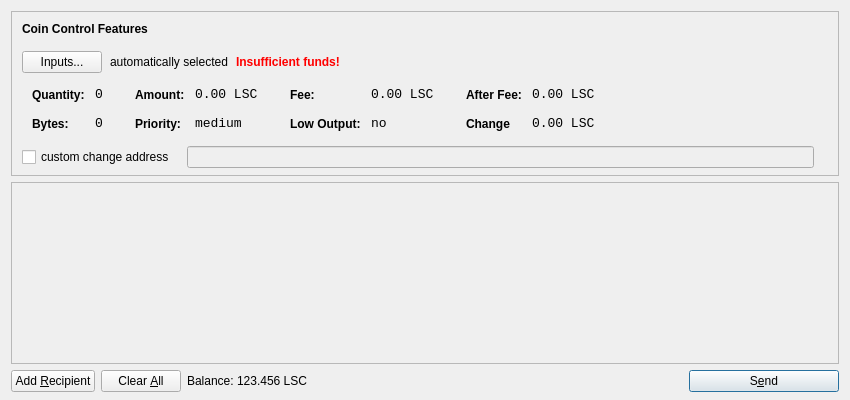
<?xml version="1.0" encoding="UTF-8"?>
<ui version="4.0">
 <class>SendCoinsDialog</class>
 <widget class="QDialog" name="SendCoinsDialog">
  <property name="geometry">
   <rect>
    <x>0</x>
    <y>0</y>
    <width>850</width>
    <height>400</height>
   </rect>
  </property>
  <property name="windowTitle">
   <string>Send Coins</string>
  </property>
  <layout class="QVBoxLayout" name="verticalLayout" stretch="0,1,0">
   <property name="bottomMargin">
    <number>8</number>
   </property>
   <item>
    <widget class="QFrame" name="frameCoinControl">
     <property name="sizePolicy">
      <sizepolicy hsizetype="Expanding" vsizetype="Expanding">
       <horstretch>0</horstretch>
       <verstretch>0</verstretch>
      </sizepolicy>
     </property>
     <property name="maximumSize">
      <size>
       <width>16777215</width>
       <height>16777215</height>
      </size>
     </property>
     <property name="frameShape">
      <enum>QFrame::StyledPanel</enum>
     </property>
     <property name="frameShadow">
      <enum>QFrame::Sunken</enum>
     </property>
     <layout class="QVBoxLayout" name="verticalLayoutCoinControl2">
      <property name="spacing">
       <number>-1</number>
      </property>
      <property name="leftMargin">
       <number>0</number>
      </property>
      <property name="topMargin">
       <number>0</number>
      </property>
      <property name="rightMargin">
       <number>0</number>
      </property>
      <property name="bottomMargin">
       <number>6</number>
      </property>
      <item>
       <layout class="QVBoxLayout" name="verticalLayoutCoinControl" stretch="0,0,0,0,1">
        <property name="spacing">
         <number>0</number>
        </property>
        <property name="leftMargin">
         <number>10</number>
        </property>
        <property name="topMargin">
         <number>10</number>
        </property>
        <item>
         <layout class="QHBoxLayout" name="horizontalLayoutCoinControl1">
          <property name="bottomMargin">
           <number>15</number>
          </property>
          <item>
           <widget class="QLabel" name="labelCoinControlFeatures">
            <property name="sizePolicy">
             <sizepolicy hsizetype="Preferred" vsizetype="Maximum">
              <horstretch>0</horstretch>
              <verstretch>0</verstretch>
             </sizepolicy>
            </property>
            <property name="font">
             <font>
              <weight>75</weight>
              <bold>true</bold>
             </font>
            </property>
            <property name="styleSheet">
             <string notr="true">font-weight:bold;</string>
            </property>
            <property name="text">
             <string>Coin Control Features</string>
            </property>
           </widget>
          </item>
         </layout>
        </item>
        <item>
         <layout class="QHBoxLayout" name="horizontalLayoutCoinControl2" stretch="0,0,0,0">
          <property name="spacing">
           <number>8</number>
          </property>
          <property name="bottomMargin">
           <number>10</number>
          </property>
          <item>
           <widget class="QPushButton" name="pushButtonCoinControl">
            <property name="styleSheet">
             <string notr="true"/>
            </property>
            <property name="text">
             <string>Inputs...</string>
            </property>
           </widget>
          </item>
          <item>
           <widget class="QLabel" name="labelCoinControlAutomaticallySelected">
            <property name="text">
             <string>automatically selected</string>
            </property>
            <property name="margin">
             <number>5</number>
            </property>
           </widget>
          </item>
          <item>
           <widget class="QLabel" name="labelCoinControlInsuffFunds">
            <property name="font">
             <font>
              <weight>75</weight>
              <bold>true</bold>
             </font>
            </property>
            <property name="styleSheet">
             <string notr="true">color:red;font-weight:bold;</string>
            </property>
            <property name="text">
             <string>Insufficient funds!</string>
            </property>
            <property name="margin">
             <number>5</number>
            </property>
           </widget>
          </item>
          <item>
           <spacer name="horizontalSpacerCoinControl">
            <property name="orientation">
             <enum>Qt::Horizontal</enum>
            </property>
            <property name="sizeHint" stdset="0">
             <size>
              <width>40</width>
              <height>1</height>
             </size>
            </property>
           </spacer>
          </item>
         </layout>
        </item>
        <item>
         <widget class="QWidget" name="widgetCoinControl" native="true">
          <property name="sizePolicy">
           <sizepolicy hsizetype="Preferred" vsizetype="Preferred">
            <horstretch>0</horstretch>
            <verstretch>0</verstretch>
           </sizepolicy>
          </property>
          <property name="minimumSize">
           <size>
            <width>0</width>
            <height>0</height>
           </size>
          </property>
          <property name="styleSheet">
           <string notr="true"/>
          </property>
          <layout class="QHBoxLayout" name="horizontalLayoutCoinControl5">
           <property name="margin">
            <number>0</number>
           </property>
           <item>
            <layout class="QHBoxLayout" name="horizontalLayoutCoinControl3" stretch="0,0,0,1">
             <property name="spacing">
              <number>20</number>
             </property>
             <property name="topMargin">
              <number>0</number>
             </property>
             <property name="bottomMargin">
              <number>10</number>
             </property>
             <item>
              <layout class="QFormLayout" name="formLayoutCoinControl1">
               <property name="horizontalSpacing">
                <number>10</number>
               </property>
               <property name="verticalSpacing">
                <number>14</number>
               </property>
               <property name="leftMargin">
                <number>10</number>
               </property>
               <property name="topMargin">
                <number>4</number>
               </property>
               <property name="rightMargin">
                <number>6</number>
               </property>
               <item row="0" column="0">
                <widget class="QLabel" name="labelCoinControlQuantityText">
                 <property name="styleSheet">
                  <string notr="true">font-weight:bold;</string>
                 </property>
                 <property name="text">
                  <string>Quantity:</string>
                 </property>
                 <property name="margin">
                  <number>0</number>
                 </property>
                </widget>
               </item>
               <item row="0" column="1">
                <widget class="QLabel" name="labelCoinControlQuantity">
                 <property name="font">
                  <font>
                   <family>Monospace</family>
                   <pointsize>10</pointsize>
                  </font>
                 </property>
                 <property name="cursor">
                  <cursorShape>IBeamCursor</cursorShape>
                 </property>
                 <property name="contextMenuPolicy">
                  <enum>Qt::ActionsContextMenu</enum>
                 </property>
                 <property name="text">
                  <string>0</string>
                 </property>
                 <property name="margin">
                  <number>0</number>
                 </property>
                 <property name="textInteractionFlags">
                  <set>Qt::LinksAccessibleByMouse|Qt::TextSelectableByKeyboard|Qt::TextSelectableByMouse</set>
                 </property>
                </widget>
               </item>
               <item row="1" column="0">
                <widget class="QLabel" name="labelCoinControlBytesText">
                 <property name="styleSheet">
                  <string notr="true">font-weight:bold;</string>
                 </property>
                 <property name="text">
                  <string>Bytes:</string>
                 </property>
                </widget>
               </item>
               <item row="1" column="1">
                <widget class="QLabel" name="labelCoinControlBytes">
                 <property name="font">
                  <font>
                   <family>Monospace</family>
                   <pointsize>10</pointsize>
                  </font>
                 </property>
                 <property name="cursor">
                  <cursorShape>IBeamCursor</cursorShape>
                 </property>
                 <property name="contextMenuPolicy">
                  <enum>Qt::ActionsContextMenu</enum>
                 </property>
                 <property name="text">
                  <string>0</string>
                 </property>
                 <property name="textInteractionFlags">
                  <set>Qt::LinksAccessibleByMouse|Qt::TextSelectableByKeyboard|Qt::TextSelectableByMouse</set>
                 </property>
                </widget>
               </item>
              </layout>
             </item>
             <item>
              <layout class="QFormLayout" name="formLayoutCoinControl2">
               <property name="horizontalSpacing">
                <number>10</number>
               </property>
               <property name="verticalSpacing">
                <number>14</number>
               </property>
               <property name="leftMargin">
                <number>6</number>
               </property>
               <property name="topMargin">
                <number>4</number>
               </property>
               <property name="rightMargin">
                <number>6</number>
               </property>
               <item row="0" column="0">
                <widget class="QLabel" name="labelCoinControlAmountText">
                 <property name="styleSheet">
                  <string notr="true">font-weight:bold;</string>
                 </property>
                 <property name="text">
                  <string>Amount:</string>
                 </property>
                 <property name="margin">
                  <number>0</number>
                 </property>
                </widget>
               </item>
               <item row="0" column="1">
                <widget class="QLabel" name="labelCoinControlAmount">
                 <property name="font">
                  <font>
                   <family>Monospace</family>
                   <pointsize>10</pointsize>
                  </font>
                 </property>
                 <property name="cursor">
                  <cursorShape>IBeamCursor</cursorShape>
                 </property>
                 <property name="contextMenuPolicy">
                  <enum>Qt::ActionsContextMenu</enum>
                 </property>
                 <property name="text">
                  <string>0.00 LSC</string>
                 </property>
                 <property name="textInteractionFlags">
                  <set>Qt::LinksAccessibleByMouse|Qt::TextSelectableByKeyboard|Qt::TextSelectableByMouse</set>
                 </property>
                </widget>
               </item>
               <item row="1" column="0">
                <widget class="QLabel" name="labelCoinControlPriorityText">
                 <property name="styleSheet">
                  <string notr="true">font-weight:bold;</string>
                 </property>
                 <property name="text">
                  <string>Priority:</string>
                 </property>
                </widget>
               </item>
               <item row="1" column="1">
                <widget class="QLabel" name="labelCoinControlPriority">
                 <property name="font">
                  <font>
                   <family>Monospace</family>
                   <pointsize>10</pointsize>
                  </font>
                 </property>
                 <property name="cursor">
                  <cursorShape>IBeamCursor</cursorShape>
                 </property>
                 <property name="contextMenuPolicy">
                  <enum>Qt::ActionsContextMenu</enum>
                 </property>
                 <property name="text">
                  <string>medium</string>
                 </property>
                 <property name="textInteractionFlags">
                  <set>Qt::LinksAccessibleByMouse|Qt::TextSelectableByKeyboard|Qt::TextSelectableByMouse</set>
                 </property>
                </widget>
               </item>
              </layout>
             </item>
             <item>
              <layout class="QFormLayout" name="formLayoutCoinControl3">
               <property name="horizontalSpacing">
                <number>10</number>
               </property>
               <property name="verticalSpacing">
                <number>14</number>
               </property>
               <property name="leftMargin">
                <number>6</number>
               </property>
               <property name="topMargin">
                <number>4</number>
               </property>
               <property name="rightMargin">
                <number>6</number>
               </property>
               <item row="0" column="0">
                <widget class="QLabel" name="labelCoinControlFeeText">
                 <property name="styleSheet">
                  <string notr="true">font-weight:bold;</string>
                 </property>
                 <property name="text">
                  <string>Fee:</string>
                 </property>
                 <property name="margin">
                  <number>0</number>
                 </property>
                </widget>
               </item>
               <item row="0" column="1">
                <widget class="QLabel" name="labelCoinControlFee">
                 <property name="font">
                  <font>
                   <family>Monospace</family>
                   <pointsize>10</pointsize>
                  </font>
                 </property>
                 <property name="cursor">
                  <cursorShape>IBeamCursor</cursorShape>
                 </property>
                 <property name="contextMenuPolicy">
                  <enum>Qt::ActionsContextMenu</enum>
                 </property>
                 <property name="text">
                  <string>0.00 LSC</string>
                 </property>
                 <property name="textInteractionFlags">
                  <set>Qt::LinksAccessibleByMouse|Qt::TextSelectableByKeyboard|Qt::TextSelectableByMouse</set>
                 </property>
                </widget>
               </item>
               <item row="1" column="0">
                <widget class="QLabel" name="labelCoinControlLowOutputText">
                 <property name="styleSheet">
                  <string notr="true">font-weight:bold;</string>
                 </property>
                 <property name="text">
                  <string>Low Output:</string>
                 </property>
                </widget>
               </item>
               <item row="1" column="1">
                <widget class="QLabel" name="labelCoinControlLowOutput">
                 <property name="font">
                  <font>
                   <family>Monospace</family>
                   <pointsize>10</pointsize>
                  </font>
                 </property>
                 <property name="cursor">
                  <cursorShape>IBeamCursor</cursorShape>
                 </property>
                 <property name="contextMenuPolicy">
                  <enum>Qt::ActionsContextMenu</enum>
                 </property>
                 <property name="text">
                  <string>no</string>
                 </property>
                 <property name="textInteractionFlags">
                  <set>Qt::LinksAccessibleByMouse|Qt::TextSelectableByKeyboard|Qt::TextSelectableByMouse</set>
                 </property>
                </widget>
               </item>
              </layout>
             </item>
             <item>
              <layout class="QFormLayout" name="formLayoutCoinControl4">
               <property name="horizontalSpacing">
                <number>10</number>
               </property>
               <property name="verticalSpacing">
                <number>14</number>
               </property>
               <property name="leftMargin">
                <number>6</number>
               </property>
               <property name="topMargin">
                <number>4</number>
               </property>
               <property name="rightMargin">
                <number>6</number>
               </property>
               <item row="0" column="0">
                <widget class="QLabel" name="labelCoinControlAfterFeeText">
                 <property name="styleSheet">
                  <string notr="true">font-weight:bold;</string>
                 </property>
                 <property name="text">
                  <string>After Fee:</string>
                 </property>
                 <property name="margin">
                  <number>0</number>
                 </property>
                </widget>
               </item>
               <item row="0" column="1">
                <widget class="QLabel" name="labelCoinControlAfterFee">
                 <property name="font">
                  <font>
                   <family>Monospace</family>
                   <pointsize>10</pointsize>
                  </font>
                 </property>
                 <property name="cursor">
                  <cursorShape>IBeamCursor</cursorShape>
                 </property>
                 <property name="contextMenuPolicy">
                  <enum>Qt::ActionsContextMenu</enum>
                 </property>
                 <property name="text">
                  <string>0.00 LSC</string>
                 </property>
                 <property name="textInteractionFlags">
                  <set>Qt::LinksAccessibleByMouse|Qt::TextSelectableByKeyboard|Qt::TextSelectableByMouse</set>
                 </property>
                </widget>
               </item>
               <item row="1" column="0">
                <widget class="QLabel" name="labelCoinControlChangeText">
                 <property name="styleSheet">
                  <string notr="true">font-weight:bold;</string>
                 </property>
                 <property name="text">
                  <string>Change</string>
                 </property>
                </widget>
               </item>
               <item row="1" column="1">
                <widget class="QLabel" name="labelCoinControlChange">
                 <property name="font">
                  <font>
                   <family>Monospace</family>
                   <pointsize>10</pointsize>
                  </font>
                 </property>
                 <property name="cursor">
                  <cursorShape>IBeamCursor</cursorShape>
                 </property>
                 <property name="contextMenuPolicy">
                  <enum>Qt::ActionsContextMenu</enum>
                 </property>
                 <property name="text">
                  <string>0.00 LSC</string>
                 </property>
                 <property name="textInteractionFlags">
                  <set>Qt::LinksAccessibleByMouse|Qt::TextSelectableByKeyboard|Qt::TextSelectableByMouse</set>
                 </property>
                </widget>
               </item>
              </layout>
             </item>
            </layout>
           </item>
          </layout>
         </widget>
        </item>
        <item>
         <layout class="QHBoxLayout" name="horizontalLayoutCoinControl4" stretch="0,0,0">
          <property name="spacing">
           <number>12</number>
          </property>
          <property name="sizeConstraint">
           <enum>QLayout::SetDefaultConstraint</enum>
          </property>
          <property name="topMargin">
           <number>5</number>
          </property>
          <property name="rightMargin">
           <number>5</number>
          </property>
          <item>
           <widget class="QCheckBox" name="checkBoxCoinControlChange">
            <property name="text">
             <string>custom change address</string>
            </property>
           </widget>
          </item>
          <item>
           <widget class="QLineEdit" name="lineEditCoinControlChange">
            <property name="enabled">
             <bool>false</bool>
            </property>
            <property name="sizePolicy">
             <sizepolicy hsizetype="Expanding" vsizetype="Fixed">
              <horstretch>0</horstretch>
              <verstretch>0</verstretch>
             </sizepolicy>
            </property>
           </widget>
          </item>
          <item>
           <widget class="QLabel" name="labelCoinControlChangeLabel">
            <property name="sizePolicy">
             <sizepolicy hsizetype="Preferred" vsizetype="Expanding">
              <horstretch>0</horstretch>
              <verstretch>0</verstretch>
             </sizepolicy>
            </property>
            <property name="minimumSize">
             <size>
              <width>0</width>
              <height>0</height>
             </size>
            </property>
            <property name="text">
             <string/>
            </property>
            <property name="margin">
             <number>3</number>
            </property>
           </widget>
          </item>
         </layout>
        </item>
        <item>
         <spacer name="verticalSpacerCoinControl">
          <property name="orientation">
           <enum>Qt::Vertical</enum>
          </property>
          <property name="sizeHint" stdset="0">
           <size>
            <width>800</width>
            <height>1</height>
           </size>
          </property>
         </spacer>
        </item>
       </layout>
      </item>
     </layout>
    </widget>
   </item>
   <item>
    <widget class="QScrollArea" name="scrollArea">
     <property name="widgetResizable">
      <bool>true</bool>
     </property>
     <widget class="QWidget" name="scrollAreaWidgetContents">
      <property name="geometry">
       <rect>
        <x>0</x>
        <y>0</y>
        <width>830</width>
        <height>165</height>
       </rect>
      </property>
      <layout class="QVBoxLayout" name="verticalLayout_2">
       <property name="margin">
        <number>0</number>
       </property>
       <item>
        <layout class="QVBoxLayout" name="entries">
         <property name="spacing">
          <number>6</number>
         </property>
        </layout>
       </item>
       <item>
        <spacer name="verticalSpacer">
         <property name="orientation">
          <enum>Qt::Vertical</enum>
         </property>
         <property name="sizeHint" stdset="0">
          <size>
           <width>20</width>
           <height>40</height>
          </size>
         </property>
        </spacer>
       </item>
      </layout>
     </widget>
    </widget>
   </item>
   <item>
    <layout class="QHBoxLayout" name="horizontalLayout">
     <item>
      <widget class="QPushButton" name="addButton">
       <property name="toolTip">
        <string>Send to multiple recipients at once</string>
       </property>
       <property name="text">
        <string>Add &amp;Recipient</string>
       </property>
       <property name="icon">
        <iconset resource="../bitcoin.qrc">
         <normaloff>:/icons/add</normaloff>:/icons/add</iconset>
       </property>
       <property name="autoDefault">
        <bool>false</bool>
       </property>
      </widget>
     </item>
     <item>
      <widget class="QPushButton" name="clearButton">
       <property name="sizePolicy">
        <sizepolicy hsizetype="Minimum" vsizetype="Fixed">
         <horstretch>0</horstretch>
         <verstretch>0</verstretch>
        </sizepolicy>
       </property>
       <property name="toolTip">
        <string>Remove all transaction fields</string>
       </property>
       <property name="text">
        <string>Clear &amp;All</string>
       </property>
       <property name="icon">
        <iconset resource="../bitcoin.qrc">
         <normaloff>:/icons/remove</normaloff>:/icons/remove</iconset>
       </property>
       <property name="autoRepeatDelay">
        <number>300</number>
       </property>
       <property name="autoDefault">
        <bool>false</bool>
       </property>
      </widget>
     </item>
     <item>
      <layout class="QHBoxLayout" name="horizontalLayout_2">
       <property name="spacing">
        <number>3</number>
       </property>
       <item>
        <widget class="QLabel" name="label">
         <property name="sizePolicy">
          <sizepolicy hsizetype="Preferred" vsizetype="Fixed">
           <horstretch>0</horstretch>
           <verstretch>0</verstretch>
          </sizepolicy>
         </property>
         <property name="text">
          <string>Balance:</string>
         </property>
        </widget>
       </item>
       <item>
        <widget class="QLabel" name="labelBalance">
         <property name="sizePolicy">
          <sizepolicy hsizetype="Preferred" vsizetype="Fixed">
           <horstretch>0</horstretch>
           <verstretch>0</verstretch>
          </sizepolicy>
         </property>
         <property name="cursor">
          <cursorShape>IBeamCursor</cursorShape>
         </property>
         <property name="text">
          <string>123.456 LSC</string>
         </property>
         <property name="textInteractionFlags">
          <set>Qt::LinksAccessibleByMouse|Qt::TextSelectableByKeyboard|Qt::TextSelectableByMouse</set>
         </property>
        </widget>
       </item>
      </layout>
     </item>
     <item>
      <spacer name="horizontalSpacer">
       <property name="orientation">
        <enum>Qt::Horizontal</enum>
       </property>
       <property name="sizeHint" stdset="0">
        <size>
         <width>40</width>
         <height>20</height>
        </size>
       </property>
      </spacer>
     </item>
     <item>
      <widget class="QPushButton" name="sendButton">
       <property name="minimumSize">
        <size>
         <width>150</width>
         <height>0</height>
        </size>
       </property>
       <property name="toolTip">
        <string>Confirm the send action</string>
       </property>
       <property name="text">
        <string>S&amp;end</string>
       </property>
       <property name="icon">
        <iconset resource="../bitcoin.qrc">
         <normaloff>:/icons/send</normaloff>:/icons/send</iconset>
       </property>
       <property name="default">
        <bool>true</bool>
       </property>
      </widget>
     </item>
    </layout>
   </item>
  </layout>
 </widget>
 <resources>
  <include location="../bitcoin.qrc"/>
 </resources>
 <connections/>
</ui>
